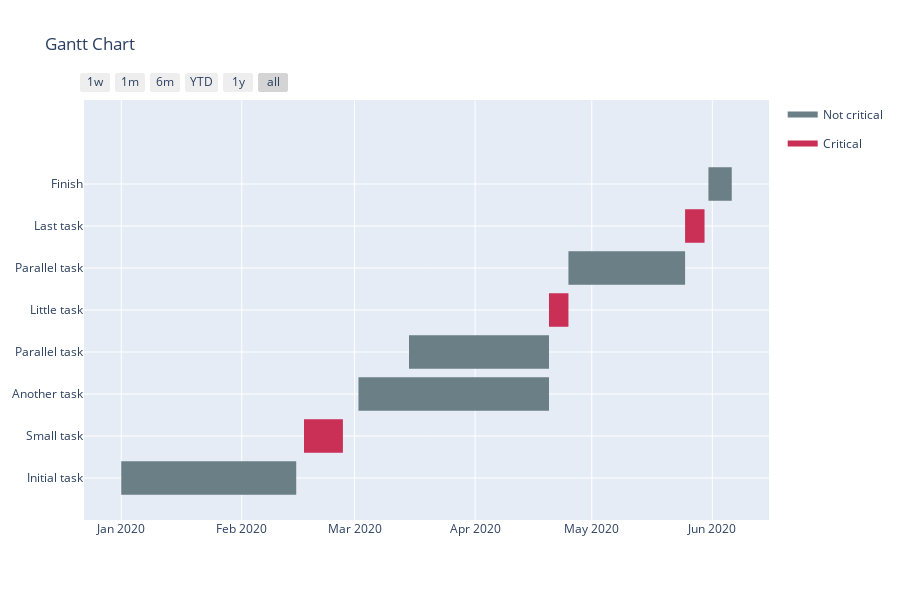

Write notebook code for a chart like this one.
### Code cell
fig_plotly = ff.create_gantt(tasks_data_plotly, colors=critical_colors, index_col='Resource', title='Gantt Chart',
                             show_colorbar=True, bar_width=0.4, showgrid_x=True, showgrid_y=True)
fig_plotly.show()

### Figure 1 — Plotly figure (JSON) as saved in the notebook; plotly's stock layout.template omitted (floating-point values rounded to 4 significant figures)
{"data": [{"fill": "toself", "fillcolor": "rgb(107, 127, 135)", "hoverinfo": "name", "legendgroup": "rgb(107, 127, 135)", "mode": "none", "name": "Not critical", "type": "scatter", "x": ["2020-01-01", "2020-02-15", "2020-02-15", "2020-01-01", "2020-01-01", "2020-03-02", "2020-04-20", "2020-04-20", "2020-03-02", "2020-03-02", "2020-03-15", "2020-04-20", "2020-04-20", "2020-03-15", "2020-03-15", "2020-04-25", "2020-05-25", "2020-05-25", "2020-04-25", "2020-04-25", "2020-05-31", "2020-06-06", "2020-06-06", "2020-05-31"], "y": [-0.4, -0.4, 0.4, 0.4, null, 1.6, 1.6, 2.4, 2.4, null, 2.6, 2.6, 3.4, 3.4, null, 4.6, 4.6, 5.4, 5.4, null, 6.6, 6.6, 7.4, 7.4]}, {"fill": "toself", "fillcolor": "rgb(202, 47, 85)", "hoverinfo": "name", "legendgroup": "rgb(202, 47, 85)", "mode": "none", "name": "Critical", "type": "scatter", "x": ["2020-02-17", "2020-02-27", "2020-02-27", "2020-02-17", "2020-02-17", "2020-04-20", "2020-04-25", "2020-04-25", "2020-04-20", "2020-04-20", "2020-05-25", "2020-05-30", "2020-05-30", "2020-05-25"], "y": [0.6, 0.6, 1.4, 1.4, null, 3.6, 3.6, 4.4, 4.4, null, 5.6, 5.6, 6.4, 6.4]}, {"legendgroup": "rgb(107, 127, 135)", "marker": {"color": "rgb(107, 127, 135)", "opacity": 0, "size": 1}, "mode": "markers", "name": "", "showlegend": false, "text": [null, null, null, null, null, null, null, null, null, null], "type": "scatter", "x": ["2020-01-01", "2020-02-15", "2020-03-02", "2020-04-20", "2020-03-15", "2020-04-20", "2020-04-25", "2020-05-25", "2020-05-31", "2020-06-06"], "y": [0, 0, 2, 2, 3, 3, 5, 5, 7, 7]}, {"legendgroup": "rgb(202, 47, 85)", "marker": {"color": "rgb(202, 47, 85)", "opacity": 0, "size": 1}, "mode": "markers", "name": "", "showlegend": false, "text": [null, null, null, null, null, null], "type": "scatter", "x": ["2020-02-17", "2020-02-27", "2020-04-20", "2020-04-25", "2020-05-25", "2020-05-30"], "y": [1, 1, 4, 4, 6, 6]}], "layout": {"height": 600, "hovermode": "closest", "showlegend": true, "title": {"text": "Gantt Chart"}, "xaxis": {"rangeselector": {"buttons": [{"count": 7, "label": "1w", "step": "day", "stepmode": "backward"}, {"count": 1, "label": "1m", "step": "month", "stepmode": "backward"}, {"count": 6, "label": "6m", "step": "month", "stepmode": "backward"}, {"count": 1, "label": "YTD", "step": "year", "stepmode": "todate"}, {"count": 1, "label": "1y", "step": "year", "stepmode": "backward"}, {"step": "all"}]}, "showgrid": true, "type": "date", "zeroline": false}, "yaxis": {"autorange": false, "range": [-1, 9], "showgrid": true, "ticktext": ["Initial task", "Small task", "Another task", "Parallel task", "Little task", "Parallel task", "Last task", "Finish"], "tickvals": [0, 1, 2, 3, 4, 5, 6, 7], "zeroline": false}}}
